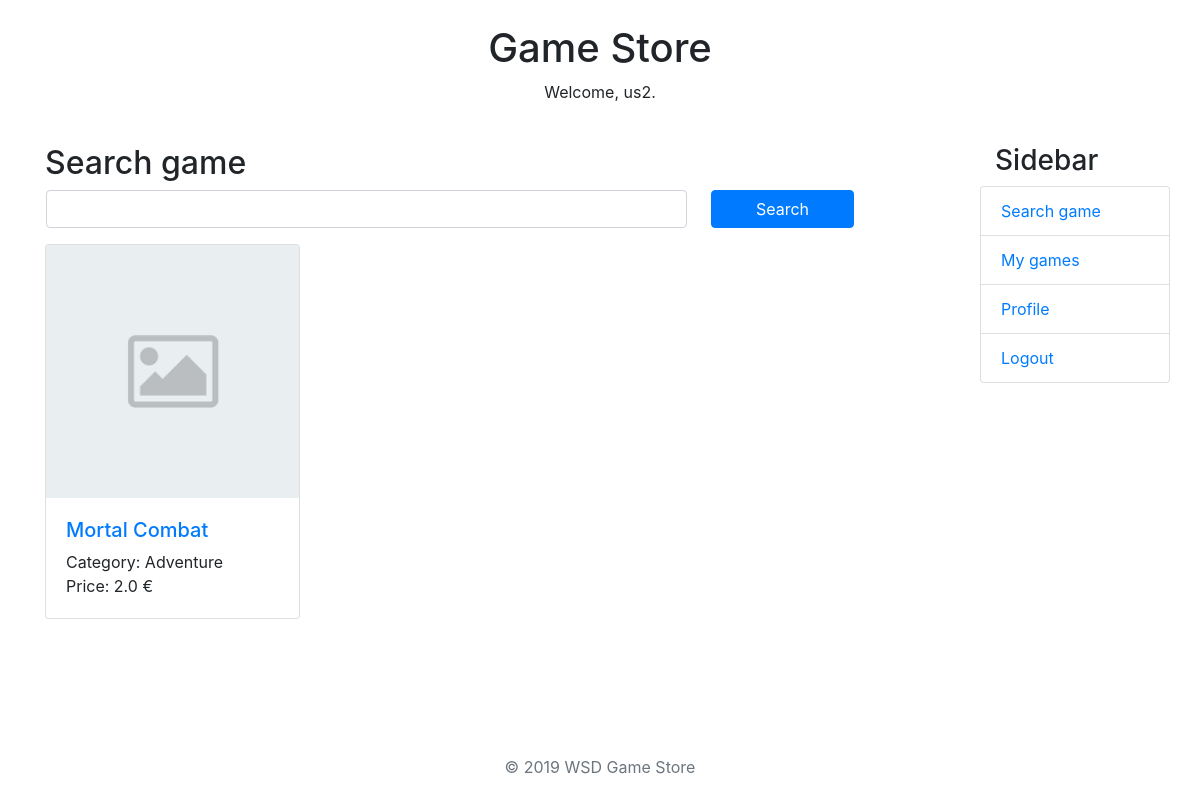
The page /search_game/ (signed in) on the database its author committed.
### gamestore/models.py (models this page shows)
class Game(models.Model):
    name = models.CharField(max_length=50)
    price = models.FloatField()
    pictureUrl = models.URLField(blank=True)
    description = models.TextField(max_length=200, blank=True)
    gameUrl = models.URLField()
    date = models.DateField(default=date.today)
    category = models.CharField(max_length=20, choices=CATEGORY_CHOICES)
    developer = models.ForeignKey(UserProfile, on_delete=models.CASCADE, related_name='developer')
    age_limit = models.PositiveSmallIntegerField()
    class Meta:
        ordering = ["-date", "name"]
    pass

### gamestore/views/game.py (the view)
# urls.py: re_path(r'^search_game/$', game.search_game, name='search_game'),
def search_game(request):
    developer = False
    if request.user.is_authenticated:
        developer = request.user.userprofile.is_developer()
    games = Game.objects.all()
    args = {
        'games' : games,
        'developer' : developer,
    }
    return render(request, "game/search_game.html", args)

### gamestore/models.py (called while the page is built)
    def is_developer(self):
        if self.role == 'D':
            return True
        else:
            return False

### gamestore/templates/game/search_game.html (shortened to what this page needs)
{% extends "base.html" %}
{% block content %}
<h2>Search game</h2>
<form method="post" action="">{% csrf_token %}
  <div class="row">
    <input class="form-control search-query col-9 mr-4 ml-3" type="text" id="search" maxlength="50" name="search">
    <a class="btn btn-primary col-2" href="#" role="button">Search</a>
  </div>
</form>
{% include 'game/games_list.html' %}
{% endblock %}

### gamestore/templates/base.html (shortened to what this page needs)
{% load staticfiles %}
<!DOCTYPE html>
<html lang="en">
<head>
  <link rel="stylesheet" href="https://stackpath.bootstrapcdn.com/bootstrap/4.2.1/css/bootstrap.min.css"
>
  <link rel="stylesheet" href="https://use.fontawesome.com/releases/v5.7.1/css/all.css">
</head>
<body>
  <div class="container">
    <div class="row py-4">
      <div class="col text-center">
          <h1>Game Store</h1>
          {% if user.is_authenticated %}
            <p>Welcome, {{ user.username }}.</p>
          {% else %}
            <p>Welcome, guest. <a href="/login" class="btn-login"> Login </a></p>
          {% endif %}
      </div>
    </div>
    <div class="row justify-content-between">
      <div class="content col-md-9 order-md-1 mb-4">
        {% block content %}{% endblock %}
      </div>
      <div class="sidebar col-md-2 order-md-2">
        <h3>Sidebar</h3>
        <ul class="row list-group">
          <li class="list-group-item"><a href="/search_game">Search game</a></li>
          {% if user.is_authenticated %}
              <li class="list-group-item"><a href="/my_games">My games</a></li>
              <li class="list-group-item"><a href="/profile">Profile</a></li>
              <li class="list-group-item"><a href="/logout"> Logout </a></li>
          {% else %}
              <li class="list-group-item"><a href="/signup"> Signup </a></li>
              <li class="list-group-item"><a href="/activate"> Activate account </a></li>
              <li class="list-group-item"><a href="/login"> Login </a></li>
          {% endif %}
        </ul>
      </div>
    </div>
    <footer class="my-5 pt-5 text-muted text-center text-small">
      <p class="mb-1">© 2019 WSD Game Store</p>
    </footer>
  </div>
</body>
</html>

### gamestore/templates/game/games_list.html
{% load static %}
<div class="row">
    {% for game in games %}
    <div class="col-sm-4 my-3">
        <div class="card">
          {% if not game.pictureUrl %}
            <img class="card-img-top" src="{% static 'images/default_pic.png' %}" alt="Default Game Picture">
          {% else %}
            <img class="card-img-top" src={{ game.pictureUrl }} alt="Game Picture">
          {% endif %}
          <div class="card-body">
            <h5><a class="card-title" href="/games/{{ game.id }}">{{ game.name }}</a></h5>
            <p class="card-text">Category: {{ game.get_category_display }}<br>
                                 Price: {{ game.price }} €
            </p>
          </div>
        </div>
    </div>
    {% empty %}
    <div class="col-sm-4 my-3">
        You have no games yet
    </div>
    {% endfor %}
</div>

### rows shown on the page
Game: name "Mortal Combat", category "Adventure", price "2.0"

### other values the page prints
{{ user.username }} "us2"
